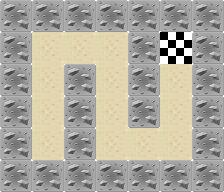

This is a level from a 2D game, rendered from its Tiled map with the project's own tilesets. A one-line summary and the complete map file follow:
An orthogonal 7x6 tile map with 32x32 px tiles, 1 tile layer (Kachelebene 1), 3 tilesets.

<map version="1.0" tiledversion="2018.07.13" orientation="orthogonal" renderorder="right-down" width="7" height="6" tilewidth="32" tileheight="32" infinite="0" nextlayerid="4" nextobjectid="1">
 <tileset firstgid="1" name="wall_1" tilewidth="32" tileheight="32" tilecount="1" columns="1">
  <image source="textures/wall_1.png" width="32" height="32" />
  <tile id="0">
   <properties>
    <property name="Wand" value="" />
   </properties>
  </tile>
 </tileset>
 <tileset firstgid="2" name="finish_flag" tilewidth="32" tileheight="32" tilecount="1" columns="1">
  <image source="textures/finish_flag.png" width="32" height="32" />
  <tile id="0">
   <properties>
    <property name="Ziel" value="" />
   </properties>
  </tile>
 </tileset>
 <tileset firstgid="3" name="floor_city" tilewidth="32" tileheight="32" tilecount="1" columns="1">
  <image source="textures/floor_city.png" width="32" height="32" />
 </tileset>
 <layer id="3" name="Kachelebene 1" width="7" height="6">
  <data encoding="csv">
1,1,1,1,1,1,1,
1,3,3,3,1,2,1,
1,3,1,3,1,3,1,
1,3,1,3,1,3,1,
1,3,1,3,3,3,1,
1,1,1,1,1,1,1
</data>
 </layer>
</map>
